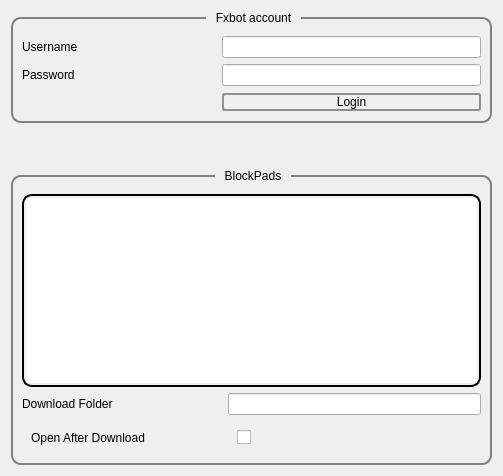
<?xml version="1.0" encoding="UTF-8"?>
<ui version="4.0">
 <class>RetreiveCloudWgt</class>
 <widget class="QWidget" name="RetreiveCloudWgt">
  <property name="geometry">
   <rect>
    <x>0</x>
    <y>0</y>
    <width>503</width>
    <height>476</height>
   </rect>
  </property>
  <property name="windowTitle">
   <string>Cloud Blockpads</string>
  </property>
  <property name="styleSheet">
   <string notr="true">QGroupBox{
    border: 2px solid grey;
    border-radius: 10px;
    margin-top: 6px;
    padding-top: 8px;
}

QGroupBox::title {
    margin: 0 5px;
    subcontrol-origin: margin;
    subcontrol-position: top center;
    padding: 0 3px;
}

QPushButton {
    border: 2px solid #8f8f91;
    border-radius: 3px;
    background-color: qlineargradient(x1: 0, y1: 0, x2: 0, y2: 1,
                                      stop: 0 #f6f7fa, stop: 1 #dadbde);
	min-width: 100px;
}

QPushButton:pressed {
    background-color: qlineargradient(x1: 0, y1: 0, x2: 0, y2: 1,
                                      stop: 0 #dadbde, stop: 1 #f6f7fa);
}

QPushButton:flat {
    border: none; /* no border for a flat push button */
}

QPushButton:default {
    border-color: navy; /* make the default button prominent */
}

QTableWidget {
    border: 2px solid black;
    border-radius: 10px;
    padding: 2px;
}

QHeaderView{
    background-color:white;
}
QHeaderView::section{
	border-top:0px solid #D8D8D8;
    border-left:0px solid #D8D8D8;
    border-right:1px solid #D8D8D8;
    border-bottom: 1px solid #D8D8D8;
    border-radius: 10px;
    background-color:#f0f0f0;
    padding:4px;
}
        QTableCornerButton::section{
            border-top:0px solid #D8D8D8;
            border-left:0px solid #D8D8D8;
            border-right:1px solid #D8D8D8;
            border-bottom: 1px solid #D8D8D8;
    		border-radius: 10px;
            background-color:white;
        }

QLabel{
	min-width:200px;
	max-width:200px;
}</string>
  </property>
  <layout class="QVBoxLayout" name="verticalLayout_3">
   <item>
    <widget class="QGroupBox" name="groupBoxFxbotAccount">
     <property name="title">
      <string>Fxbot account</string>
     </property>
     <layout class="QVBoxLayout" name="verticalLayout">
      <item>
       <layout class="QHBoxLayout" name="horizontalLayout">
        <property name="spacing">
         <number>0</number>
        </property>
        <item>
         <widget class="QLabel" name="labelUsername">
          <property name="minimumSize">
           <size>
            <width>200</width>
            <height>0</height>
           </size>
          </property>
          <property name="text">
           <string>Username</string>
          </property>
         </widget>
        </item>
        <item>
         <widget class="QLineEdit" name="lineEditUsername"/>
        </item>
       </layout>
      </item>
      <item>
       <layout class="QHBoxLayout" name="horizontalLayout_2">
        <property name="spacing">
         <number>0</number>
        </property>
        <item>
         <widget class="QLabel" name="labelPassword">
          <property name="minimumSize">
           <size>
            <width>200</width>
            <height>0</height>
           </size>
          </property>
          <property name="text">
           <string>Password</string>
          </property>
         </widget>
        </item>
        <item>
         <widget class="QLineEdit" name="lineEditPassword"/>
        </item>
       </layout>
      </item>
      <item>
       <layout class="QHBoxLayout" name="horizontalLayout_5">
        <property name="spacing">
         <number>0</number>
        </property>
        <item>
         <spacer name="horizontalSpacer">
          <property name="orientation">
           <enum>Qt::Horizontal</enum>
          </property>
          <property name="sizeType">
           <enum>QSizePolicy::Fixed</enum>
          </property>
          <property name="sizeHint" stdset="0">
           <size>
            <width>200</width>
            <height>20</height>
           </size>
          </property>
         </spacer>
        </item>
        <item>
         <widget class="QPushButton" name="pushButtonLogin">
          <property name="text">
           <string>Login</string>
          </property>
         </widget>
        </item>
       </layout>
      </item>
     </layout>
    </widget>
   </item>
   <item>
    <spacer name="verticalSpacer">
     <property name="orientation">
      <enum>Qt::Vertical</enum>
     </property>
     <property name="sizeType">
      <enum>QSizePolicy::Fixed</enum>
     </property>
     <property name="sizeHint" stdset="0">
      <size>
       <width>20</width>
       <height>40</height>
      </size>
     </property>
    </spacer>
   </item>
   <item>
    <widget class="QGroupBox" name="groupBoxBlockPads">
     <property name="title">
      <string>BlockPads</string>
     </property>
     <layout class="QVBoxLayout" name="verticalLayout_2">
      <item>
       <widget class="QTableWidget" name="tableWidgetCloudBlockPads">
        <attribute name="horizontalHeaderVisible">
         <bool>false</bool>
        </attribute>
        <attribute name="verticalHeaderVisible">
         <bool>false</bool>
        </attribute>
       </widget>
      </item>
      <item>
       <layout class="QHBoxLayout" name="horizontalLayout_3">
        <item>
         <widget class="QLabel" name="labelDownloadFolder">
          <property name="text">
           <string>Download Folder</string>
          </property>
         </widget>
        </item>
        <item>
         <widget class="QLineEdit" name="lineEditDownloadFolder"/>
        </item>
       </layout>
      </item>
      <item>
       <widget class="QWidget" name="wgtOpenAfter" native="true">
        <layout class="QHBoxLayout" name="horizontalLayout_4">
         <item>
          <widget class="QLabel" name="labelAutoOpenBlockPad">
           <property name="text">
            <string>Open After Download</string>
           </property>
          </widget>
         </item>
         <item>
          <widget class="QCheckBox" name="checkBoxAutoOpenBlockPad">
           <property name="text">
            <string/>
           </property>
          </widget>
         </item>
        </layout>
       </widget>
      </item>
     </layout>
    </widget>
   </item>
  </layout>
 </widget>
 <resources/>
 <connections/>
</ui>
